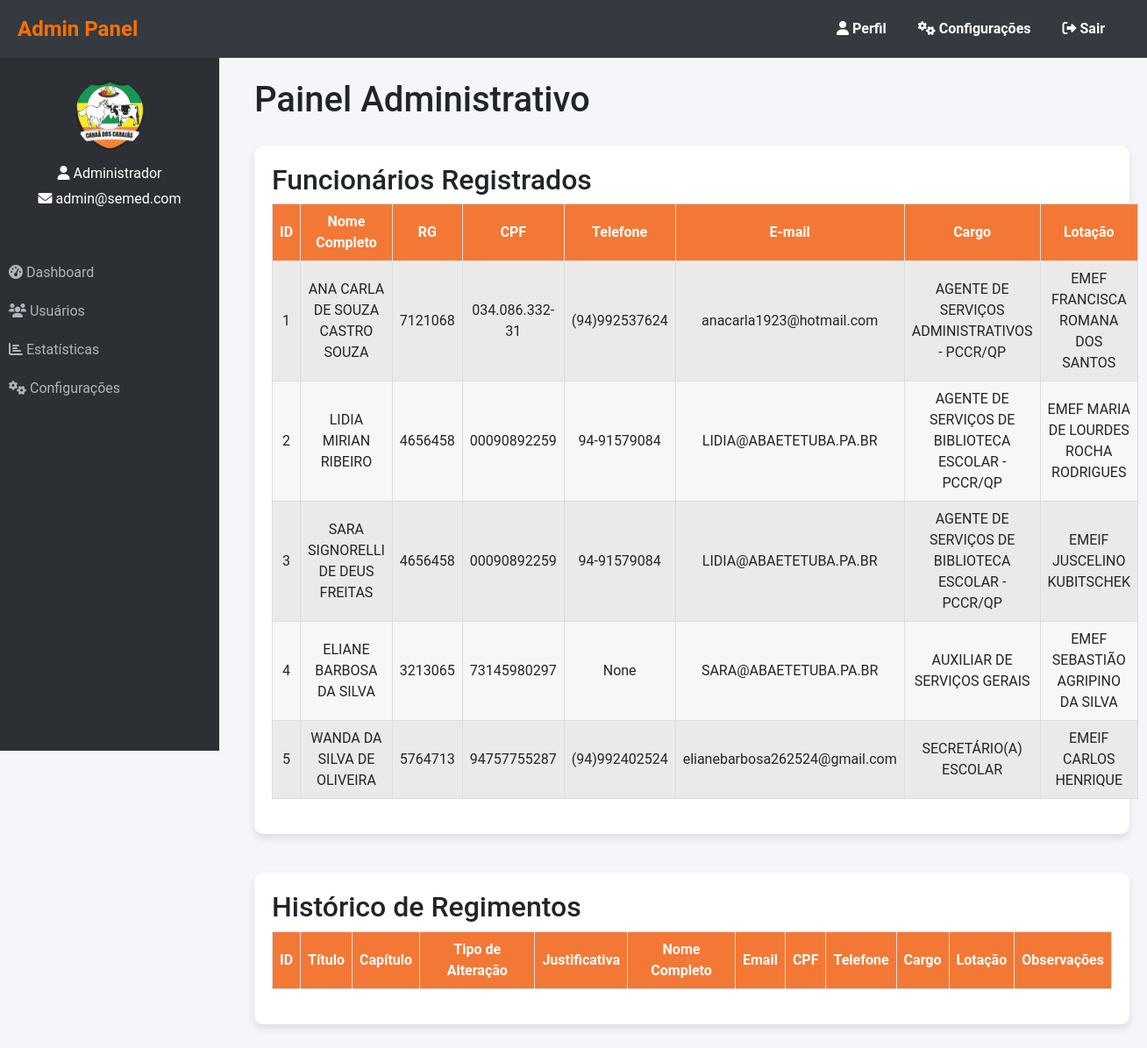
/listar-funcionarios/ (signed in), run on the app's committed database.
### website/models.py (models this page shows, shortened)
class Usuario(AbstractUser):
    nome_completo = models.CharField(max_length=255)
    cpf = models.CharField(max_length=11, unique=True)  # CPF único
    email = models.EmailField(unique=True)
    data_cadastro = models.DateTimeField(auto_now_add=True)
    data_nascimento = models.DateField()  # Campo de data de nascimento
    telefone = models.CharField(max_length=15, null=True, blank=True)  # Telefone do Candidato
    telefone_contato_2 = models.CharField(max_length=15, null=True, blank=True)  # Telefone de Contato 2
    telefone_secundario = models.CharField(max_length=15, null=True, blank=True)
    endereco = models.CharField(max_length=255, null=True, blank=True)  # Endereço
    bairro = models.CharField(max_length=100, null=True, blank=True)  # Bairro
    ponto_referencia = models.CharField(max_length=255, null=True, blank=True)  # Ponto de Referência
    maior_de_18 = models.BooleanField(default=False)  # O Candidato é maior de 18 anos?
    responsavel_legal = models.CharField(max_length=255, null=True, blank=True)
    tipo_responsavel = models.CharField(max_length=50, choices=[
        ('Mãe', 'Mãe'),
        ('Pai', 'Pai'),
        ('Responsável Legal', 'Responsável Legal')
    ], null=True, blank=True)
    necessidade_especial = models.BooleanField(default=False)
    tipo_necessidade_especial = models.CharField(max_length=50, choices=[
        ('Baixa Visão', 'Baixa Visão'),
        ('Cegueira', 'Cegueira'),
        ('Auditiva', 'Auditiva'),
        ('Deficiência Física', 'Deficiência Física'),
        ('Deficiência Intelectual', 'Deficiência Intelectual')
    ], null=True, blank=True)
    etapa_matricula = models.CharField(max_length=50, choices=[
        ('Etapa I Ensino Fundamental I(1º 2º 3º ano)', 'Etapa I Ensino Fundamental I(1º 2º 3º ano)'),
        ('Etapa II Ensino Fundamental I(4º 5º ano)', 'Etapa II Ensino Fundamental I(4º 5º ano)'),
        ('Etapa III', 'Etapa III')
    ], null=True, blank=True)
    nome_responsavel = models.CharField(max_length=255, null=True, blank=True)  # Nome do Responsável Legal
    tipo_responsavel = models.CharField(max_length=50, choices=[('Mãe', 'Mãe'), ('Pai', 'Pai'), ('Responsável Legal', 'Responsável Legal')], null=True, blank=True)  # Tipo de Responsável Legal
    possui_necessidade_especial = models.BooleanField(default=False)  # Possui alguma necessidade especial?
    necessidade_especial_detalhe = models.CharField(
        max_length=50,
        choices=[
            ('Baixa Visão', 'Baixa Visão'),
            ('Cegueira', 'Cegueira'),
            ('Auditiva', 'Auditiva'),
            ('Deficiência Física', 'Deficiência Física'),
            ('Deficiência Intelectual', 'Deficiência Intelectual')
        ],
        null=True, blank=True
    )  # Caso possua, favor assinalar
    turno_disponivel = models.CharField(
        max_length=20,
        choices=[
            ('Manhã', 'Manhã'),
            ('Tarde', 'Tarde'),
            ('Noite', 'Noite')
        ],
        null=True, blank=True
    )  # Turno de Estudo Disponível
    etapa_pretendida = models.CharField(
        max_length=100,
        choices=[
            ('Etapa I Ensino Fundamental I (1º 2º 3º ano)', 'Etapa I Ensino Fundamental I (1º 2º 3º ano)'),
            ('Etapa II Ensino Fundamental I (4º 5º ano)', 'Etapa II Ensino Fundamental I (4º 5º ano)'),
            ('Etapa III Ensino Fundamental II', 'Etapa III Ensino Fundamental II')
        ],
        null=True, blank=True
    )  # Etapa pretendida para a matrícula
    groups = models.ManyToManyField(
        'auth.Group',
        related_name='custom_usuario_set',  # Name to avoid conflict
        blank=True
    )
    user_permissions = models.ManyToManyField(
        'auth.Permission',
        related_name='custom_usuario_permissions_set',  # Name to avoid conflict
        blank=True
    )

class Funcionario(models.Model):
    nome_completo = models.CharField(max_length=255)
    rg = models.CharField(max_length=20)
    cpf = models.CharField(max_length=14, unique=True)
    telefone = models.CharField(max_length=15)
    email = models.EmailField(max_length=255)
    cargo = models.CharField(max_length=100)
    lotacao = models.CharField(max_length=100)  # Lotação refers to the work location or department

### website/views.py (the view)
# urls.py: path('listar-funcionarios/', views.listar_funcionarios, name='listar_funcionarios'),
def listar_funcionarios(request):
    funcionarios = Funcionario.objects.all()  # Busca todos os registros da tabela Funcionario
    return render(request, 'listar_funcionarios.html', {'funcionarios': funcionarios})

### website/templates/listar_funcionarios.html (shortened to what this page needs)
<!DOCTYPE html>
{% load static %}
<html lang="en">
<head>
    <link rel="stylesheet" href="https://cdnjs.cloudflare.com/ajax/libs/font-awesome/6.0.0/css/all.min.css">
    <link href="https://cdn.jsdelivr.net/npm/bootstrap@5.3.0-alpha3/dist/css/bootstrap.min.css" rel="stylesheet">
    <link rel="stylesheet" href="{% static 'css/style.css' %}">
</head>
<body>
    <nav class="navbar navbar-expand-lg navbar-dark">
        <a class="navbar-brand" href="#">Admin Panel</a>
        <div class="collapse navbar-collapse" id="navbarNav">
            <ul class="navbar-nav ms-auto">
                <li class="nav-item">
                    <a class="nav-link" href="#"><i class="fas fa-user"></i> Perfil</a>
                </li>
                <li class="nav-item">
                    <a class="nav-link" href="#"><i class="fas fa-cogs"></i> Configurações</a>
                </li>
                <li class="nav-item">
                    <form method="POST" action="{% url 'logout' %}">
                        <button type="submit" class="btn btn-link nav-link">
                            <i class="fas fa-sign-out-alt"></i> Sair
                        </button>
                    </form>
                </li>
            </ul>
        </div>
    </nav>
    <div class="sidebar">
        <div class="admin-info">
            <img src="{% static 'img/admin_background.jpg' %}" alt="Admin Avatar" class="admin-avatar">
            <p><i class="fas fa-user"></i> {{ user.nome_completo }}</p>
            <p><i class="fas fa-envelope"></i> {{ user.email }}</p>
        </div>
        <a href="#"><i class="fas fa-tachometer-alt"></i> Dashboard</a>
        <a href="#"><i class="fas fa-users"></i> Usuários</a>
        <a href="#"><i class="fas fa-chart-bar"></i> Estatísticas</a>
        <a href="#"><i class="fas fa-cogs"></i> Configurações</a>
    </div>
    <div class="main-content">
        <h1>Painel Administrativo</h1>
        <div class="table-container">
            <h2>Funcionários Registrados</h2>
            <table class="table table-striped">
                <thead>
                    <tr>
                        <th>ID</th>
                        <th>Nome Completo</th>
                        <th>RG</th>
                        <th>CPF</th>
                        <th>Telefone</th>
                        <th>E-mail</th>
                        <th>Cargo</th>
                        <th>Lotação</th>
                    </tr>
                </thead>
                <tbody>
                    {% for funcionario in funcionarios %}
                        <tr>
                            <td>{{ funcionario.id }}</td>
                            <td>{{ funcionario.nome_completo }}</td>
                            <td>{{ funcionario.rg }}</td>
                            <td>{{ funcionario.cpf }}</td>
                            <td>{{ funcionario.telefone }}</td>
                            <td>{{ funcionario.email }}</td>
                            <td>{{ funcionario.cargo }}</td>
                            <td>{{ funcionario.lotacao }}</td>
                        </tr>
                    {% endfor %}
                </tbody>
            </table>
        </div>
        <div class="table-container mt-4">
            <h2>Histórico de Regimentos</h2>
            <table class="table table-striped">
                <thead>
                    <tr>
                        <th>ID</th>
                        <th>Título</th>
                        <th>Capítulo</th>
                        <th>Tipo de Alteração</th>
                        <th>Justificativa</th>
                        <th>Nome Completo</th>
                        <th>Email</th>
                        <th>CPF</th>
                        <th>Telefone</th>
                        <th>Cargo</th>
                        <th>Lotação</th>
                        <th>Observações</th>
                    </tr>
                </thead>
            </table>
        </div>
    </div>
</body>
</html>

### static/css/style.css (style rules this page uses)
html, body { height: 100%; margin: 0; display: flex; flex-direction: column; font-family: 'Roboto', sans-serif; background-color: #f5f7fa; }
.navbar { background-color: #343a40; margin-bottom: 0; position: relative; z-index: 1000; }
.navbar-nav .nav-link { color: white !important; font-weight: bold; }
.main-content { flex: 1; display: flex; flex-direction: column; }
.table th, .table td { border: 1px solid #ddd; padding: 8px; text-align: center; vertical-align: middle; }
.table th { background-color: #f47835; color: white; }
.table td { background-color: #f7f7f7; }
.table-container { margin: 20px 0; }
.table { width: 100%; margin-bottom: 20px; border-collapse: collapse; }

### website/templates/listar_funcionarios.html (style rules this page uses)
body { font-family: 'Roboto', sans-serif; background-color: #f4f6f9; }
.navbar { background-color: #343a40; padding: 10px 20px; position: fixed; top: 0; left: 0; width: 100%; z-index: 1000; }
.navbar-brand { color: #ff6f00; font-weight: bold; font-size: 1.5rem; }
.navbar-nav .nav-link { color: #adb5bd; font-size: 1rem; margin-right: 20px; }
.sidebar { background-color: #2c2f33; width: 250px; height: 100vh; position: fixed; top: 56px; left: 0; padding: 20px 0; }
.sidebar .admin-info { text-align: center; margin-bottom: 30px; padding: 15px; }
.sidebar .admin-avatar { width: 80px; height: 80px; border-radius: 50%; margin-bottom: 10px; }
.sidebar .admin-info p { color: #fff; margin: 5px 0; }
.sidebar a { color: #adb5bd; padding: 10px; text-decoration: none; display: block; font-size: 1rem; transition: all 0.3s ease; }
.main-content { margin-left: 270px; margin-top: 70px; padding: 20px; }
.table-container { background-color: #fff; padding: 20px; border-radius: 10px; box-shadow: 0 5px 10px rgba(0, 0, 0, 0.1); }
table th, table td { padding: 10px; text-align: left; }
table th { background-color: #ff6f00; color: white; text-align: center; }
table td { text-align: center; }

### data on the page
Usuario: nome_completo "Administrador", email "admin@semed.com"
Funcionario: id "1", nome_completo "ANA CARLA DE SOUZA CASTRO SOUZA", rg "7121068", cpf "034.086.332-31", telefone "(94)992537624", email "anacarla1923@hotmail.com", cargo "AGENTE DE SERVIÇOS ADMINISTRATIVOS - PCCR/QP", lotacao "EMEF FRANCISCA ROMANA DOS SANTOS"
Funcionario: id "2", nome_completo "LIDIA MIRIAN RIBEIRO", rg "4656458", cpf "00090892259", telefone "94-91579084", email "LIDIA@ABAETETUBA.PA.BR", cargo "AGENTE DE SERVIÇOS DE BIBLIOTECA ESCOLAR - PCCR/QP", lotacao "EMEF MARIA DE LOURDES ROCHA RODRIGUES"
Funcionario: id "3", nome_completo "SARA SIGNORELLI DE DEUS FREITAS", rg "4656458", cpf "00090892259", telefone "94-91579084", email "LIDIA@ABAETETUBA.PA.BR", cargo "AGENTE DE SERVIÇOS DE BIBLIOTECA ESCOLAR - PCCR/QP", lotacao "EMEIF JUSCELINO KUBITSCHEK"
Funcionario: id "4", nome_completo "ELIANE BARBOSA DA SILVA", rg "3213065", cpf "73145980297", telefone "None", email "SARA@ABAETETUBA.PA.BR", cargo "AUXILIAR DE SERVIÇOS GERAIS", lotacao "EMEF SEBASTIÃO AGRIPINO DA SILVA"
Funcionario: id "5", nome_completo "WANDA DA SILVA DE OLIVEIRA", rg "5764713", cpf "94757755287", telefone "(94)992402524", email "elianebarbosa262524@gmail.com", cargo "SECRETÁRIO(A) ESCOLAR", lotacao "EMEIF CARLOS HENRIQUE"
